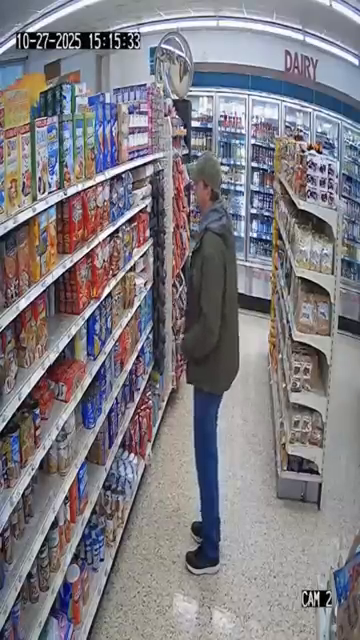
#> input picture frame 45 of Man-Caught-SnapYT.App.mp4, 360 x 640 px, given in place of 2026-08-07 00-52-16.mkv, which was not available
$ python burgler_presence1.py
#> lines starting #> are read from the running program, lines starting #| are printed output that depends on the picture; after the words box and inside, x2 and y2 are one past the last pixel; in counts of white or black regions, pixels touching at a corner belong together; pictures that were not available may be replaced by others from this repository, and a replacement may not be noted
import cv2

cap = cv2.VideoCapture("2026-08-07 00-52-16.mkv")

frames = []
gap = 5
count = 0

while True:
    ret, frame = cap.read()
#> frame is the input picture: shape (640, 360, 3); mean B, G, R 130.7, 124.7, 128.2
    if not ret:
        break

    gray = cv2.cvtColor(frame, cv2.COLOR_BGR2GRAY)
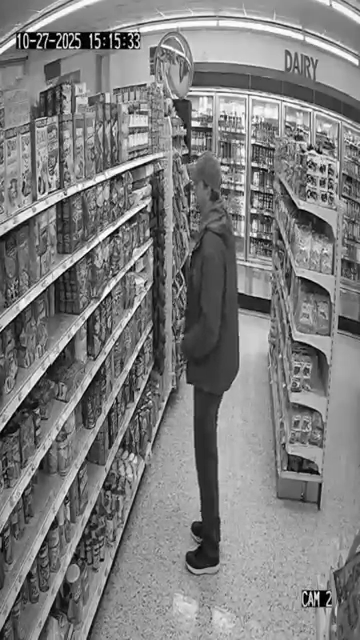
#> gray: shape (640, 360); min 0, max 255, mean 126.4
    gray = cv2.GaussianBlur(gray, (21, 21), 0)
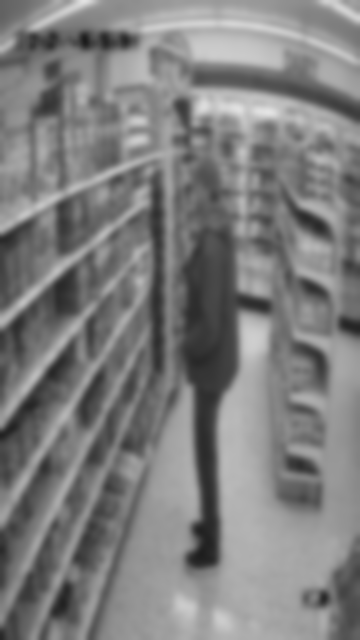
#> gray: shape (640, 360); min 27, max 228, mean 126.4
    frames.append(gray)

    # keep buffer at exactly gap+1 frames: trim only when it overflows
    if len(frames) > gap + 1:
        frames.pop(0)

    cv2.putText(frame, f"Frame: {count}", (10, 30), cv2.FONT_HERSHEY_SIMPLEX, 1, (0, 255, 0), 2)
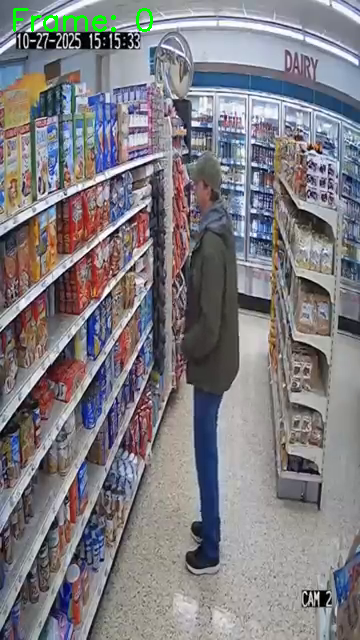
#> frame: shape (640, 360, 3); 0.38% of pixels changed, all inside (x1, y1, x2, y2) = (13, 8, 153, 32)

    # motion detection: only once buffer is full
    if len(frames) == gap + 1:
        diff = cv2.absdiff(frames[0], frames[-1])
        _, thresh = cv2.threshold(diff, 20, 255, cv2.THRESH_BINARY)
        kernel = cv2.getStructuringElement(cv2.MORPH_RECT, (5, 5))
        thresh = cv2.dilate(thresh, kernel, iterations=2)
        contours, _ = cv2.findContours(thresh, cv2.RETR_EXTERNAL, cv2.CHAIN_APPROX_SIMPLE)

        motion = False
        for c in contours:
            if cv2.contourArea(c) < 500:
                continue
            motion = True
            x, y, w, h = cv2.boundingRect(c)
            cv2.rectangle(frame, (x, y), (x + w, y + h), (0, 0, 255), 2)

        if motion:
            cv2.putText(frame, "Motion Detected!", (10, 70), cv2.FONT_HERSHEY_SIMPLEX, 1, (0, 0, 255), 2)
            cv2.imwrite(f"motion_frame_{count}.jpg", frame)
            print(f"Motion detected! Frame saved as motion_frame_{count}.jpg")

    cv2.imshow("Motion Detection", frame)
    count += 1
    if cv2.waitKey(1) & 0xFF == ord('q'):
#> (key q is pressed here)
        break

cap.release()
cv2.destroyAllWindows()

$ run again, starting later in the video
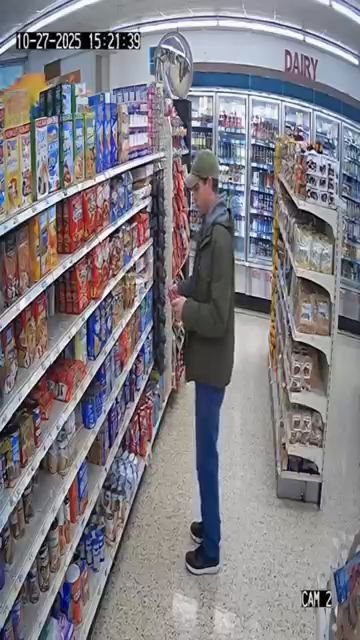
#> input picture frame 202 of Man-Caught-SnapYT.App.mp4, 360 x 640 px, given in place of 2026-08-07 00-52-16.mkv, which was not available
#> frame is the input picture: shape (640, 360, 3); mean B, G, R 130.9, 124.8, 128.4
#> `gray = cv2.GaussianBlur(gray, (21, 21), 0)`:
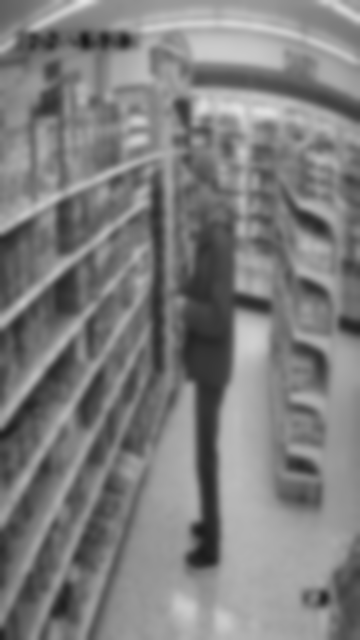
#> gray: shape (640, 360); min 25, max 227, mean 126.6
#> `cv2.putText(frame, f"Frame: {count}", (10, 30), cv2.FONT_HERSHEY_SIMPL..`:
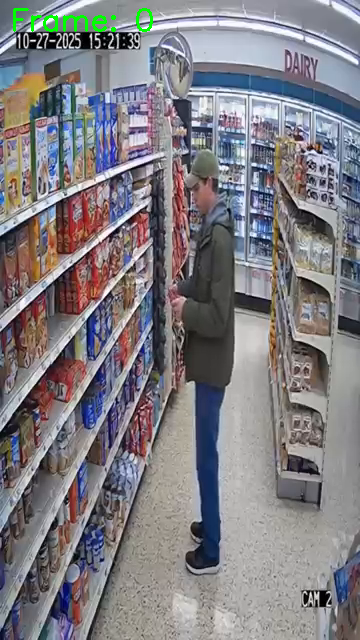
#> frame: shape (640, 360, 3); 0.38% of pixels changed, all inside (x1, y1, x2, y2) = (13, 8, 153, 32)

$ run again, starting later in the video
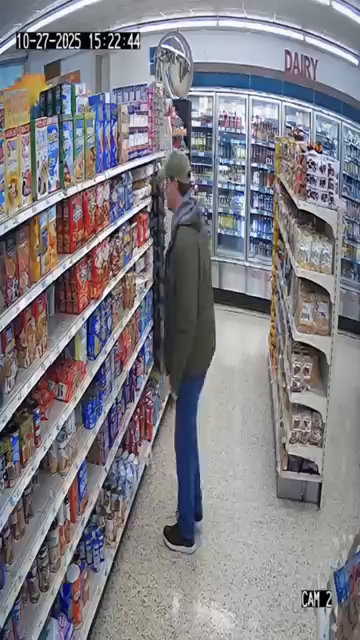
#> input picture frame 360 of Man-Caught-SnapYT.App.mp4, 360 x 640 px, given in place of 2026-08-07 00-52-16.mkv, which was not available
#> frame is the input picture: shape (640, 360, 3); mean B, G, R 132.4, 126.2, 128.9
#> `gray = cv2.GaussianBlur(gray, (21, 21), 0)`:
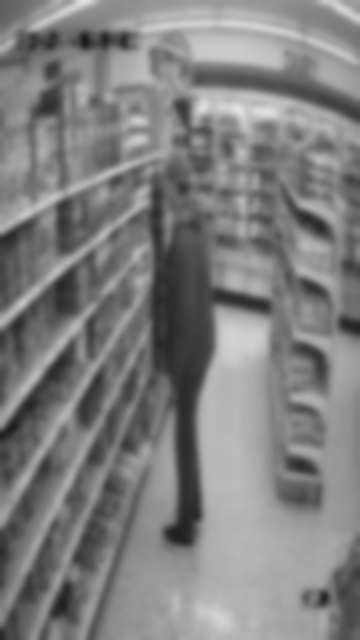
#> gray: shape (640, 360); min 26, max 228, mean 127.7
#> `cv2.putText(frame, f"Frame: {count}", (10, 30), cv2.FONT_HERSHEY_SIMPL..`:
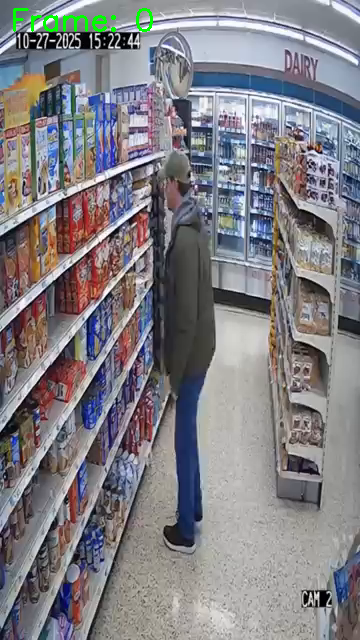
#> frame: shape (640, 360, 3); 0.38% of pixels changed, all inside (x1, y1, x2, y2) = (13, 8, 153, 32)
